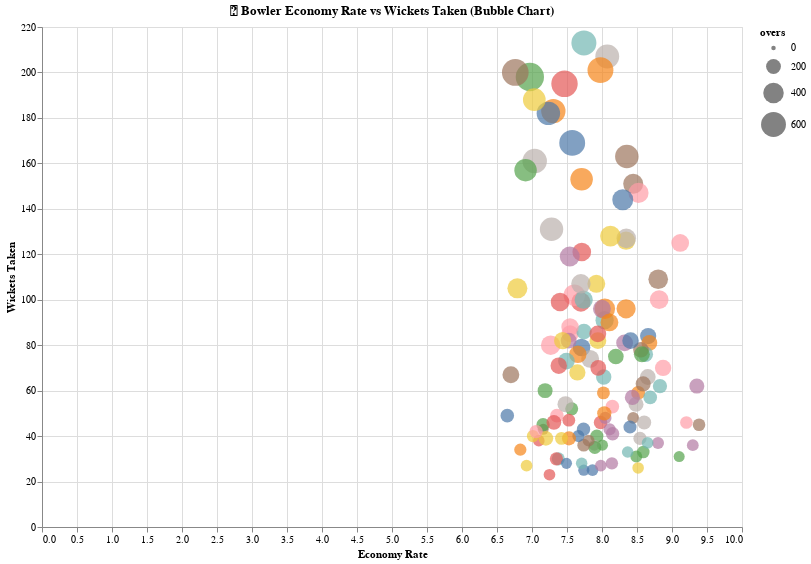

The notebook cell saved with this chart:
### Code cell
# Prepare bowler stats
bowler_stats = deliveries.groupby('bowler').agg(
    runs_conceded=('total_runs', 'sum'),
    balls_bowled=('ball', 'count'),
    wickets=('player_dismissed', 'count')
).reset_index()

bowler_stats['overs'] = bowler_stats['balls_bowled'] / 6
bowler_stats['economy'] = bowler_stats['runs_conceded'] / bowler_stats['overs']

# Filter serious bowlers
bowler_stats = bowler_stats[bowler_stats['overs'] >= 100]

# Bubble Chart
bowler_bubble = alt.Chart(bowler_stats).mark_circle().encode(
    x=alt.X('economy:Q', title='Economy Rate'),
    y=alt.Y('wickets:Q', title='Wickets Taken'),
    size=alt.Size('overs:Q', scale=alt.Scale(range=[20, 800])),
    color=alt.Color('bowler:N', legend=None),
    tooltip=['bowler:N', 'economy:Q', 'wickets:Q', 'overs:Q']
).properties(
    title="🎯 Bowler Economy Rate vs Wickets Taken (Bubble Chart)",
    width=700,
    height=500
).interactive()

bowler_bubble

### Figure 1 — Vega-Lite specification as saved in the notebook (floating-point values rounded to 4 significant figures)
{"config": {"view": {"continuousWidth": 300, "continuousHeight": 300}}, "data": {"name": "data-88d2f45cae019d8a028e4d026794c067"}, "mark": {"type": "circle"}, "encoding": {"color": {"field": "bowler", "legend": null, "type": "nominal"}, "size": {"field": "overs", "scale": {"range": [20, 800]}, "type": "quantitative"}, "tooltip": [{"field": "bowler", "type": "nominal"}, {"field": "economy", "type": "quantitative"}, {"field": "wickets", "type": "quantitative"}, {"field": "overs", "type": "quantitative"}], "x": {"field": "economy", "title": "Economy Rate", "type": "quantitative"}, "y": {"field": "wickets", "title": "Wickets Taken", "type": "quantitative"}}, "height": 500, "params": [{"name": "param_2", "select": {"type": "interval", "encodings": ["x", "y"]}, "bind": "scales"}], "title": "🎯 Bowler Economy Rate vs Wickets Taken (Bubble Chart)", "width": 700, "$schema": "https://vega.github.io/schema/vega-lite/v5.8.0.json", "datasets": {"data-88d2f45cae019d8a028e4d026794c067": [{"bowler": "A Kumble", "runs_conceded": 1089, "balls_bowled": 983, "wickets": 49, "overs": 163.8, "economy": 6.647}, {"bowler": "A Mishra", "runs_conceded": 4193, "balls_bowled": 3444, "wickets": 183, "overs": 574.0, "economy": 7.305}, {"bowler": "A Nehra", "runs_conceded": 2537, "balls_bowled": 1974, "wickets": 121, "overs": 329.0, "economy": 7.711}, {"bowler": "A Nortje", "runs_conceded": 1614, "balls_bowled": 1097, "wickets": 62, "overs": 182.8, "economy": 8.828}, {"bowler": "AB Agarkar", "runs_conceded": 1174, "balls_bowled": 820, "wickets": 33, "overs": 136.7, "economy": 8.59}, {"bowler": "AB Dinda", "runs_conceded": 2103, "balls_bowled": 1589, "wickets": 82, "overs": 264.8, "economy": 7.941}, {"bowler": "AD Mathews", "runs_conceded": 1095, "balls_bowled": 807, "wickets": 28, "overs": 134.5, "economy": 8.141}, {"bowler": "AD Russell", "runs_conceded": 2691, "balls_bowled": 1771, "wickets": 125, "overs": 295.2, "economy": 9.117}, {"bowler": "AJ Tye", "runs_conceded": 1005, "balls_bowled": 714, "wickets": 48, "overs": 119.0, "economy": 8.445}, {"bowler": "AR Patel", "runs_conceded": 3824, "balls_bowled": 3152, "wickets": 131, "overs": 525.3, "economy": 7.279}, {"bowler": "Arshdeep Singh", "runs_conceded": 2097, "balls_bowled": 1453, "wickets": 84, "overs": 242.2, "economy": 8.659}, {"bowler": "Avesh Khan", "runs_conceded": 2010, "balls_bowled": 1390, "wickets": 81, "overs": 231.7, "economy": 8.676}, {"bowler": "B Kumar", "runs_conceded": 5051, "balls_bowled": 4060, "wickets": 195, "overs": 676.7, "economy": 7.465}, {"bowler": "B Lee", "runs_conceded": 1126, "balls_bowled": 916, "wickets": 30, "overs": 152.7, "economy": 7.376}, {"bowler": "BA Stokes", "runs_conceded": 1023, "balls_bowled": 723, "wickets": 31, "overs": 120.5, "economy": 8.49}, {"bowler": "CH Morris", "runs_conceded": 2377, "balls_bowled": 1801, "wickets": 107, "overs": 300.2, "economy": 7.919}, {"bowler": "CJ Jordan", "runs_conceded": 1111, "balls_bowled": 717, "wickets": 36, "overs": 119.5, "economy": 9.297}, {"bowler": "CV Varun", "runs_conceded": 2042, "balls_bowled": 1624, "wickets": 85, "overs": 270.7, "economy": 7.544}, {"bowler": "DE Bollinger", "runs_conceded": 716, "balls_bowled": 600, "wickets": 43, "overs": 100.0, "economy": 7.16}, {"bowler": "DJ Bravo", "runs_conceded": 4436, "balls_bowled": 3296, "wickets": 207, "overs": 549.3, "economy": 8.075}, {"bowler": "DL Chahar", "runs_conceded": 2243, "balls_bowled": 1746, "wickets": 79, "overs": 291.0, "economy": 7.708}, {"bowler": "DL Vettori", "runs_conceded": 894, "balls_bowled": 785, "wickets": 34, "overs": 130.8, "economy": 6.833}, {"bowler": "DP Nannes", "runs_conceded": 815, "balls_bowled": 689, "wickets": 38, "overs": 114.8, "economy": 7.097}, {"bowler": "DS Kulkarni", "runs_conceded": 2513, "balls_bowled": 1876, "wickets": 91, "overs": 312.7, "economy": 8.037}, {"bowler": "DT Christian", "runs_conceded": 1218, "balls_bowled": 922, "wickets": 40, "overs": 153.7, "economy": 7.926}, {"bowler": "DW Steyn", "runs_conceded": 2583, "balls_bowled": 2282, "wickets": 105, "overs": 380.3, "economy": 6.791}, {"bowler": "GJ Maxwell", "runs_conceded": 1311, "balls_bowled": 965, "wickets": 41, "overs": 160.8, "economy": 8.151}, {"bowler": "HH Pandya", "runs_conceded": 2196, "balls_bowled": 1485, "wickets": 70, "overs": 247.5, "economy": 8.873}, {"bowler": "HV Patel", "runs_conceded": 3215, "balls_bowled": 2284, "wickets": 151, "overs": 380.7, "economy": 8.446}, {"bowler": "Harbhajan Singh", "runs_conceded": 4101, "balls_bowled": 3496, "wickets": 161, "overs": 582.7, "economy": 7.038}, {"bowler": "Harpreet Brar", "runs_conceded": 907, "balls_bowled": 692, "wickets": 25, "overs": 115.3, "economy": 7.864}, {"bowler": "I Sharma", "runs_conceded": 3255, "balls_bowled": 2429, "wickets": 96, "overs": 404.8, "economy": 8.04}, {"bowler": "IK Pathan", "runs_conceded": 2711, "balls_bowled": 2113, "wickets": 99, "overs": 352.2, "economy": 7.698}, {"bowler": "Imran Tahir", "runs_conceded": 1729, "balls_bowled": 1340, "wickets": 86, "overs": 223.3, "economy": 7.742}, {"bowler": "Iqbal Abdulla", "runs_conceded": 1125, "balls_bowled": 943, "wickets": 45, "overs": 157.2, "economy": 7.158}, {"bowler": "J Botha", "runs_conceded": 818, "balls_bowled": 709, "wickets": 27, "overs": 118.2, "economy": 6.922}, {"bowler": "JA Morkel", "runs_conceded": 2409, "balls_bowled": 1807, "wickets": 96, "overs": 301.2, "economy": 7.999}, {"bowler": "JC Archer", "runs_conceded": 1210, "balls_bowled": 987, "wickets": 49, "overs": 164.5, "economy": 7.356}, {"bowler": "JD Unadkat", "runs_conceded": 3219, "balls_bowled": 2194, "wickets": 109, "overs": 365.7, "economy": 8.803}, {"bowler": "JH Kallis", "runs_conceded": 2348, "balls_bowled": 1799, "wickets": 74, "overs": 299.8, "economy": 7.831}, {"bowler": "JJ Bumrah", "runs_conceded": 3840, "balls_bowled": 3185, "wickets": 182, "overs": 530.8, "economy": 7.234}, {"bowler": "JO Holder", "runs_conceded": 1489, "balls_bowled": 1049, "wickets": 59, "overs": 174.8, "economy": 8.517}, {"bowler": "JP Duminy", "runs_conceded": 847, "balls_bowled": 701, "wickets": 23, "overs": 116.8, "economy": 7.25}, {"bowler": "JP Faulkner", "runs_conceded": 1849, "balls_bowled": 1287, "wickets": 76, "overs": 214.5, "economy": 8.62}, {"bowler": "JR Hazlewood", "runs_conceded": 830, "balls_bowled": 622, "wickets": 36, "overs": 103.7, "economy": 8.006}, {"bowler": "K Rabada", "runs_conceded": 2652, "balls_bowled": 1907, "wickets": 126, "overs": 317.8, "economy": 8.344}, {"bowler": "KA Pollard", "runs_conceded": 2200, "balls_bowled": 1586, "wickets": 81, "overs": 264.3, "economy": 8.323}, {"bowler": "KH Pandya", "runs_conceded": 2644, "balls_bowled": 2183, "wickets": 80, "overs": 363.8, "economy": 7.267}, {"bowler": "KK Ahmed", "runs_conceded": 1918, "balls_bowled": 1345, "wickets": 78, "overs": 224.2, "economy": 8.556}, {"bowler": "KK Cooper", "runs_conceded": 789, "balls_bowled": 600, "wickets": 36, "overs": 100.0, "economy": 7.89}, {"bowler": "KV Sharma", "runs_conceded": 2130, "balls_bowled": 1520, "wickets": 82, "overs": 253.3, "economy": 8.408}, {"bowler": "Kuldeep Yadav", "runs_conceded": 2413, "balls_bowled": 1786, "wickets": 90, "overs": 297.7, "economy": 8.106}, {"bowler": "L Balaji", "runs_conceded": 2083, "balls_bowled": 1574, "wickets": 85, "overs": 262.3, "economy": 7.94}, {"bowler": "LH Ferguson", "runs_conceded": 1451, "balls_bowled": 1002, "wickets": 57, "overs": 167.0, "economy": 8.689}, {"bowler": "M Ashwin", "runs_conceded": 1182, "balls_bowled": 898, "wickets": 35, "overs": 149.7, "economy": 7.898}, {"bowler": "M Kartik", "runs_conceded": 1418, "balls_bowled": 1182, "wickets": 39, "overs": 197.0, "economy": 7.198}, {"bowler": "M Markande", "runs_conceded": 1081, "balls_bowled": 737, "wickets": 37, "overs": 122.8, "economy": 8.801}, {"bowler": "M Morkel", "runs_conceded": 2136, "balls_bowled": 1699, "wickets": 88, "overs": 283.2, "economy": 7.543}, {"bowler": "M Muralitharan", "runs_conceded": 1765, "balls_bowled": 1581, "wickets": 67, "overs": 263.5, "economy": 6.698}, {"bowler": "M Prasidh Krishna", "runs_conceded": 1741, "balls_bowled": 1231, "wickets": 54, "overs": 205.2, "economy": 8.486}, {"bowler": "M Theekshana", "runs_conceded": 814, "balls_bowled": 631, "wickets": 25, "overs": 105.2, "economy": 7.74}, {"bowler": "MA Starc", "runs_conceded": 1175, "balls_bowled": 879, "wickets": 59, "overs": 146.5, "economy": 8.02}, {"bowler": "MC Henriques", "runs_conceded": 1302, "balls_bowled": 979, "wickets": 46, "overs": 163.2, "economy": 7.98}, {"bowler": "MG Johnson", "runs_conceded": 1740, "balls_bowled": 1301, "wickets": 66, "overs": 216.8, "economy": 8.025}, {"bowler": "MJ McClenaghan", "runs_conceded": 1839, "balls_bowled": 1346, "wickets": 75, "overs": 224.3, "economy": 8.198}, {"bowler": "MM Ali", "runs_conceded": 900, "balls_bowled": 770, "wickets": 40, "overs": 128.3, "economy": 7.013}, {"bowler": "MM Patel", "runs_conceded": 1733, "balls_bowled": 1382, "wickets": 82, "overs": 230.3, "economy": 7.524}, {"bowler": "MM Sharma", "runs_conceded": 3278, "balls_bowled": 2308, "wickets": 147, "overs": 384.7, "economy": 8.522}, {"bowler": "MP Stoinis", "runs_conceded": 1300, "balls_bowled": 831, "wickets": 45, "overs": 138.5, "economy": 9.386}, {"bowler": "MS Gony", "runs_conceded": 1317, "balls_bowled": 925, "wickets": 39, "overs": 154.2, "economy": 8.543}, {"bowler": "Mohammed Shami", "runs_conceded": 3486, "balls_bowled": 2521, "wickets": 144, "overs": 420.2, "economy": 8.297}, {"bowler": "Mohammed Siraj", "runs_conceded": 2894, "balls_bowled": 2081, "wickets": 96, "overs": 346.8, "economy": 8.344}, {"bowler": "Mustafizur Rahman", "runs_conceded": 1792, "balls_bowled": 1353, "wickets": 70, "overs": 225.5, "economy": 7.947}, {"bowler": "NLTC Perera", "runs_conceded": 1031, "balls_bowled": 715, "wickets": 37, "overs": 119.2, "economy": 8.652}, {"bowler": "NM Coulter-Nile", "runs_conceded": 1125, "balls_bowled": 892, "wickets": 52, "overs": 148.7, "economy": 7.567}, {"bowler": "Navdeep Saini", "runs_conceded": 968, "balls_bowled": 682, "wickets": 26, "overs": 113.7, "economy": 8.516}, {"bowler": "P Awana", "runs_conceded": 1046, "balls_bowled": 774, "wickets": 43, "overs": 129.0, "economy": 8.109}, {"bowler": "P Kumar", "runs_conceded": 3342, "balls_bowled": 2637, "wickets": 102, "overs": 439.5, "economy": 7.604}, {"bowler": "P Negi", "runs_conceded": 954, "balls_bowled": 733, "wickets": 38, "overs": 122.2, "economy": 7.809}, {"bowler": "PJ Cummins", "runs_conceded": 1976, "balls_bowled": 1370, "wickets": 66, "overs": 228.3, "economy": 8.654}, {"bowler": "PJ Sangwan", "runs_conceded": 1267, "balls_bowled": 905, "wickets": 44, "overs": 150.8, "economy": 8.4}, {"bowler": "PP Chawla", "runs_conceded": 5179, "balls_bowled": 3895, "wickets": 201, "overs": 649.2, "economy": 7.978}, {"bowler": "PP Ojha", "runs_conceded": 2399, "balls_bowled": 1945, "wickets": 99, "overs": 324.2, "economy": 7.401}, {"bowler": "PV Tambe", "runs_conceded": 866, "balls_bowled": 674, "wickets": 28, "overs": 112.3, "economy": 7.709}, {"bowler": "R Ashwin", "runs_conceded": 5435, "balls_bowled": 4679, "wickets": 198, "overs": 779.8, "economy": 6.969}, {"bowler": "R Bhatia", "runs_conceded": 2059, "balls_bowled": 1661, "wickets": 82, "overs": 276.8, "economy": 7.438}, {"bowler": "R Dhawan", "runs_conceded": 922, "balls_bowled": 693, "wickets": 27, "overs": 115.5, "economy": 7.983}, {"bowler": "R Sharma", "runs_conceded": 1100, "balls_bowled": 935, "wickets": 42, "overs": 155.8, "economy": 7.059}, {"bowler": "R Tewatia", "runs_conceded": 1117, "balls_bowled": 866, "wickets": 36, "overs": 144.3, "economy": 7.739}, {"bowler": "R Vinay Kumar", "runs_conceded": 3041, "balls_bowled": 2186, "wickets": 127, "overs": 364.3, "economy": 8.347}, {"bowler": "RA Jadeja", "runs_conceded": 4917, "balls_bowled": 3895, "wickets": 169, "overs": 649.2, "economy": 7.574}, {"bowler": "RD Chahar", "runs_conceded": 2165, "balls_bowled": 1697, "wickets": 76, "overs": 282.8, "economy": 7.655}, {"bowler": "RJ Harris", "runs_conceded": 1085, "balls_bowled": 865, "wickets": 47, "overs": 144.2, "economy": 7.526}, {"bowler": "RP Singh", "runs_conceded": 2417, "balls_bowled": 1874, "wickets": 100, "overs": 312.3, "economy": 7.739}, {"bowler": "Rashid Khan", "runs_conceded": 3340, "balls_bowled": 2901, "wickets": 157, "overs": 483.5, "economy": 6.908}, {"bowler": "Ravi Bishnoi", "runs_conceded": 1861, "balls_bowled": 1460, "wickets": 68, "overs": 243.3, "economy": 7.648}, {"bowler": "S Aravind", "runs_conceded": 1057, "balls_bowled": 788, "wickets": 48, "overs": 131.3, "economy": 8.048}, {"bowler": "S Gopal", "runs_conceded": 1358, "balls_bowled": 1000, "wickets": 53, "overs": 166.7, "economy": 8.148}, {"bowler": "S Kaul", "runs_conceded": 1772, "balls_bowled": 1238, "wickets": 63, "overs": 206.3, "economy": 8.588}, {"bowler": "S Nadeem", "runs_conceded": 1800, "balls_bowled": 1444, "wickets": 54, "overs": 240.7, "economy": 7.479}, {"bowler": "S Sreesanth", "runs_conceded": 1221, "balls_bowled": 947, "wickets": 43, "overs": 157.8, "economy": 7.736}, {"bowler": "SB Jakati", "runs_conceded": 1474, "balls_bowled": 1101, "wickets": 50, "overs": 183.5, "economy": 8.033}, {"bowler": "SK Raina", "runs_conceded": 1139, "balls_bowled": 930, "wickets": 30, "overs": 155.0, "economy": 7.348}, {"bowler": "SK Trivedi", "runs_conceded": 1944, "balls_bowled": 1557, "wickets": 73, "overs": 259.5, "economy": 7.491}, {"bowler": "SK Warne", "runs_conceded": 1465, "balls_bowled": 1223, "wickets": 60, "overs": 203.8, "economy": 7.187}, {"bowler": "SL Malinga", "runs_conceded": 3486, "balls_bowled": 2974, "wickets": 188, "overs": 495.7, "economy": 7.033}, {"bowler": "SM Curran", "runs_conceded": 1924, "balls_bowled": 1234, "wickets": 62, "overs": 205.7, "economy": 9.355}, {"bowler": "SN Thakur", "runs_conceded": 2908, "balls_bowled": 1979, "wickets": 100, "overs": 329.8, "economy": 8.817}, {"bowler": "SP Narine", "runs_conceded": 4672, "balls_bowled": 4146, "wickets": 200, "overs": 691.0, "economy": 6.761}, {"bowler": "SR Watson", "runs_conceded": 2742, "balls_bowled": 2137, "wickets": 107, "overs": 356.2, "economy": 7.699}, {"bowler": "STR Binny", "runs_conceded": 763, "balls_bowled": 611, "wickets": 28, "overs": 101.8, "economy": 7.493}, {"bowler": "Sandeep Sharma", "runs_conceded": 3758, "balls_bowled": 2925, "wickets": 153, "overs": 487.5, "economy": 7.709}, {"bowler": "Shakib Al Hasan", "runs_conceded": 1864, "balls_bowled": 1515, "wickets": 71, "overs": 252.5, "economy": 7.382}, {"bowler": "Shivam Mavi", "runs_conceded": 958, "balls_bowled": 687, "wickets": 33, "overs": 114.5, "economy": 8.367}, {"bowler": "T Natarajan", "runs_conceded": 2001, "balls_bowled": 1401, "wickets": 76, "overs": 233.5, "economy": 8.57}, {"bowler": "TA Boult", "runs_conceded": 3286, "balls_bowled": 2428, "wickets": 128, "overs": 404.7, "economy": 8.12}, {"bowler": "TG Southee", "runs_conceded": 1774, "balls_bowled": 1262, "wickets": 57, "overs": 210.3, "economy": 8.434}, {"bowler": "TU Deshpande", "runs_conceded": 1275, "balls_bowled": 831, "wickets": 46, "overs": 138.5, "economy": 9.206}, {"bowler": "UT Yadav", "runs_conceded": 4442, "balls_bowled": 3190, "wickets": 163, "overs": 531.7, "economy": 8.355}, {"bowler": "VR Aaron", "runs_conceded": 1527, "balls_bowled": 1065, "wickets": 46, "overs": 177.5, "economy": 8.603}, {"bowler": "WD Parnell", "runs_conceded": 968, "balls_bowled": 758, "wickets": 40, "overs": 126.3, "economy": 7.662}, {"bowler": "Washington Sundar", "runs_conceded": 1335, "balls_bowled": 1064, "wickets": 39, "overs": 177.3, "economy": 7.528}, {"bowler": "YK Pathan", "runs_conceded": 1443, "balls_bowled": 1184, "wickets": 46, "overs": 197.3, "economy": 7.312}, {"bowler": "YS Chahal", "runs_conceded": 4681, "balls_bowled": 3628, "wickets": 213, "overs": 604.7, "economy": 7.741}, {"bowler": "Yash Dayal", "runs_conceded": 933, "balls_bowled": 615, "wickets": 31, "overs": 102.5, "economy": 9.102}, {"bowler": "Yuvraj Singh", "runs_conceded": 1091, "balls_bowled": 882, "wickets": 39, "overs": 147.0, "economy": 7.422}, {"bowler": "Z Khan", "runs_conceded": 2860, "balls_bowled": 2276, "wickets": 119, "overs": 379.3, "economy": 7.54}]}}
